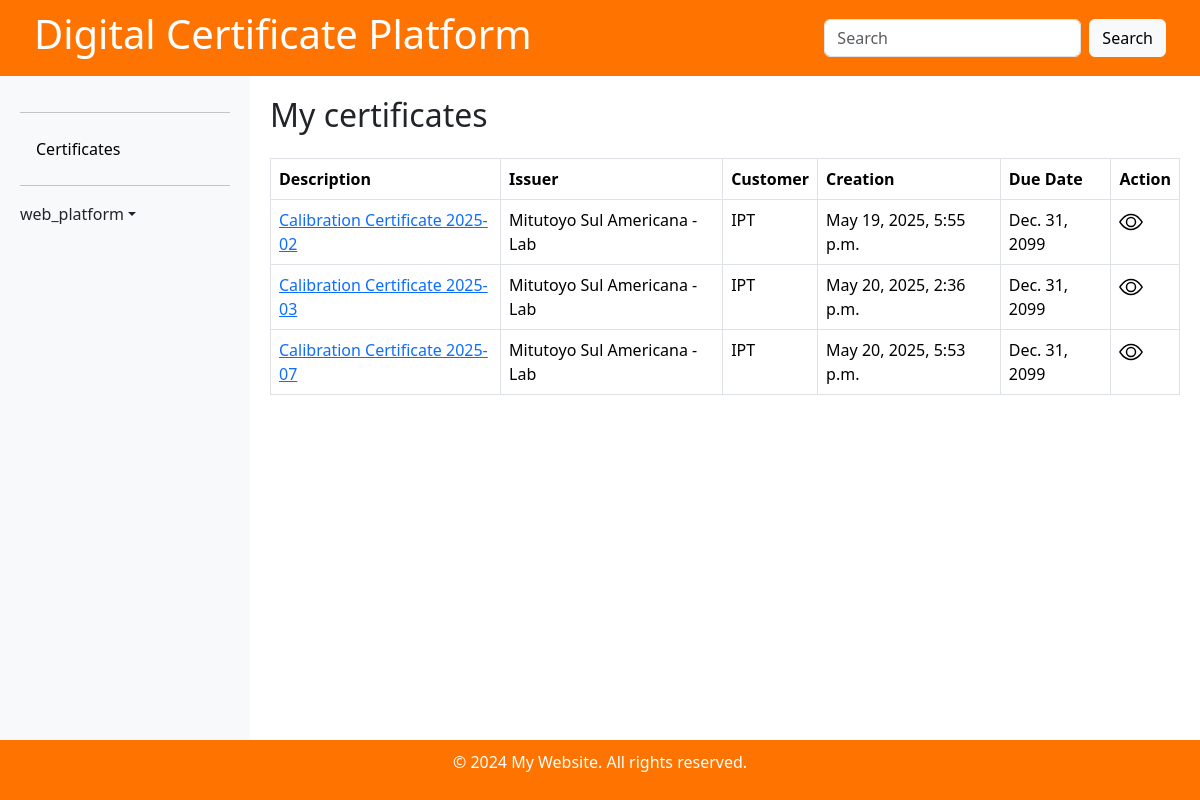
The app's page / (signed in), older data.
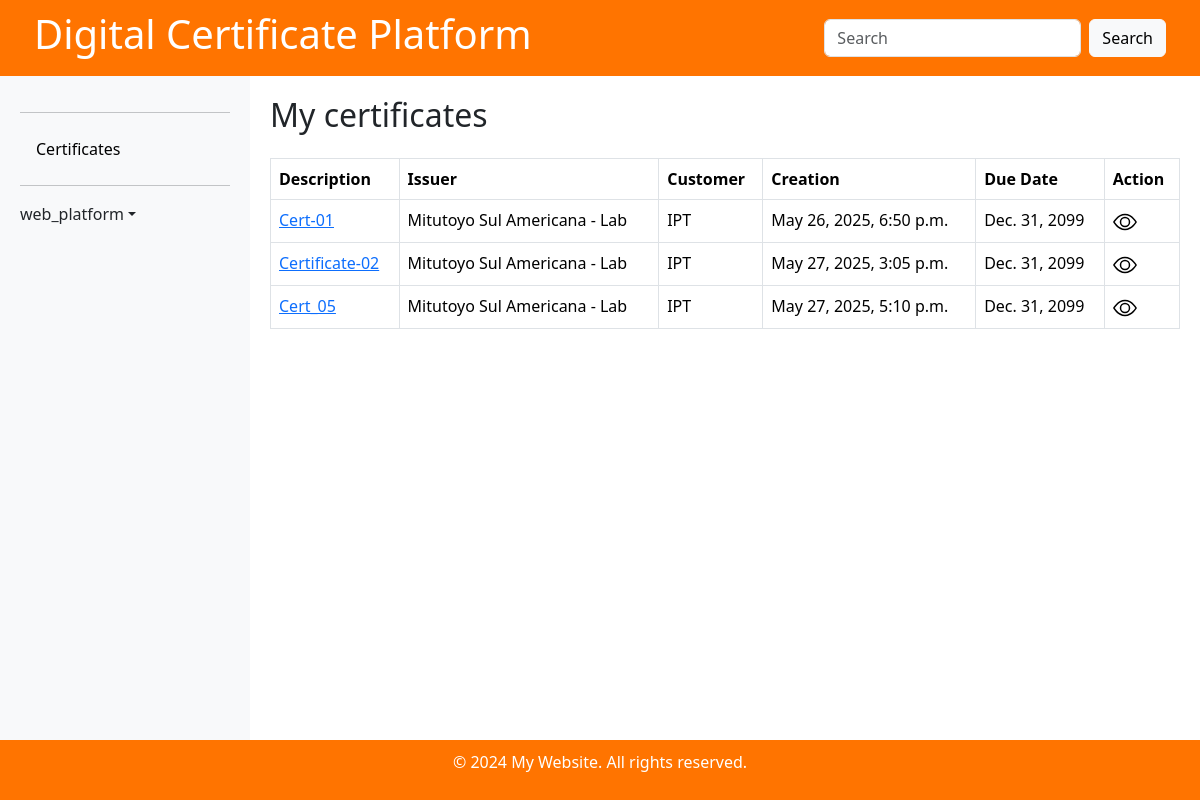
The same page, newer data.
### certificate/models.py (models this page shows, shortened)
class Certificate(models.Model):
    CERT_TYPES = {
        'CA': 'Calibration',
        'DE': 'Degree',
    }
    STATUSES ={
        'DRAFT': 'Draft',
        'REJECTED': 'Rejected',
        'WAITING': 'Waiting',
        'APPROVED': 'Approved',
    }
    description         = models.CharField('Certificate description', max_length= 200)
    type                = models.CharField('Certificate Type', max_length=2, choices=CERT_TYPES)
    file                = models.FileField(null=True, upload_to='certificates/')
    language            = models.CharField('Language', max_length=50)
    creation            = models.DateTimeField('Creation date time', auto_now_add=True)
    issuer              = models.ForeignKey(Issuer, null=True, related_name='issuer_of', on_delete=models.PROTECT)
    uploader            = models.ForeignKey(User, null=True, related_name='uploader_of', on_delete=models.PROTECT)
    customer            = models.ForeignKey(Customer, null=True, related_name='customer_of', on_delete=models.PROTECT)
    upload              = models.DateTimeField('Upload date time', auto_now_add=True)
    status              = models.CharField('Status', max_length=30, choices=STATUSES, default='DRAFT')
    token               = models.CharField('Token', max_length=36, unique=True, default=uuid.uuid4, editable=False)
    due_date            = models.DateField( null=True , blank=True, default='2099-12-31')
    rejection_reason    = models.TextField(blank=True, null=True)
    uploader            = models.ForeignKey(User, on_delete=models.CASCADE, related_name='uploaded_certificates')

class Issuer(models.Model):
    name            = models.CharField('Name', max_length=150)
    issuer_id       = models.CharField('Issuer ID', max_length=150)
    description     = models.CharField('Description', max_length=200)
    parent          = models.ForeignKey(to='Issuer', null=True, blank=True, on_delete=models.PROTECT)
    contact         = models.CharField('Contact', blank=True, max_length=200)
    telephone       = models.CharField('Telephone', blank=True, max_length=50)
    email           = models.CharField('Email', blank=True, max_length=200)
    country         = models.ForeignKey(Country, blank=True, on_delete=models.PROTECT)
    state           = models.CharField('State', max_length=50)
    city            = models.CharField('Postal code', blank=True, max_length=50)
    postal_code     = models.CharField('Address 1', blank=True, max_length=20)
    address_2       = models.CharField('Address 2', blank=True, max_length=200)
    address_3       = models.CharField('Address 3', blank=True, max_length=200)
    address_4       = models.CharField('Address 4', blank=True, max_length=200)
    active          = models.BooleanField('Active', default=False)
    creation        = models.DateTimeField('Creation Date', default=timezone.now)
    def __str__(self):
        return str(self.name)

class Customer(models.Model):
    name            = models.CharField(verbose_name='Name', max_length=150)
    customer_id     = models.CharField(verbose_name='Customer ID', max_length=150)
    description     = models.CharField(verbose_name='Description', max_length=200)
    parent          = models.ForeignKey(to='Customer', null=True, blank=True, on_delete=models.PROTECT)
    contact         = models.CharField(verbose_name='Contact', blank=True, max_length=200)
    telephone       = models.CharField(verbose_name='Telephone', blank=True, max_length=50)
    email           = models.CharField(verbose_name='Email', max_length=200)
    country         = models.ForeignKey(Country, on_delete=models.PROTECT)
    state           = models.CharField(verbose_name='State', blank=True, max_length=50)
    city            = models.CharField(verbose_name='Postal code', blank=True, max_length=50)
    postal_code     = models.CharField(verbose_name='Address 1', blank=True, max_length=20)
    address_2       = models.CharField(verbose_name='Address 2', blank=True, max_length=200)
    address_3       = models.CharField(verbose_name='Address 3', blank=True, max_length=200)
    address_4       = models.CharField(verbose_name='Address 4', blank=True, max_length=200)
    active          = models.BooleanField(verbose_name='Active', default=False)
    creation        = models.DateTimeField(verbose_name='Creation Date', default=timezone.now)
    def __str__(self):
        return str(self.name)

### certificate/views.py (the view)
# urls.py: path('', views.certificate_list_view, name='home'),
@login_required
def certificate_list_view(request):
    template = 'certificate/certificate-list.html'
    if request.user.is_superuser or has_role(request.user, 'internal_resource'):
        certificate = Certificate.objects.filter(status='APPROVED')
    elif UserCustomer.objects.filter(user=request.user).exists():
        customer = UserCustomer.objects.filter(user=request.user, active=True)
        certificate = Certificate.objects.filter(customer__in=customer.values_list('customer'), status='APPROVED')
    else:
        certificate = []
    context = {'certificate': certificate}
    return render(request, template, context)

### certificate/context_processors.py (called while the page is built)
def user_roles(request):
    if request.user.is_authenticated:
        roles = [role.role_name for role in get_user_roles(request.user)]
    else:
        roles = []
    return {'user_roles': roles}

### certificate/templatetags/custom_filters.py (called while the page is built)
@register.filter
def user_has_role(user, role_name):
    return has_role(user, role_name)

### certificate/templates/certificate/certificate-list.html (shortened to what this page needs)
{% extends 'base.html' %}{% load custom_filters %}
{% block content %}
<div class="d-flex justify-content-between align-items-center mb-3">
  <h2>My certificates</h2>
</div>
<table class="table table-bordered">
  <thead>
    <tr>
      <th>Description</th>
      <th>Issuer</th>
      <th>Customer</th>
      <th>Creation</th>
      <th>Due Date</th>
      <th>Action</th>
    </tr>
  </thead>
  <tbody>
    {% for c in certificate %}
    <tr>
      <td>
           <a href="{{ c.file.url }}">{{ c.description}}</a>
      </td>
      <td>{{ c.issuer }}</td>
      <td>{{ c.customer }}</td>
      <td>{{ c.creation }}</td>
      <td>{{ c.due_date }}</td>
      <td>
        <a href="{% url 'certificate-detail' c.pk %}"><svg class="bi me-2" width="24" height="24"><use xlink:href="#view-icon"/></svg></a>
      </td>
    </tr>
    {% endfor %}
  </tbody>
</table>
{% endblock content %}

### templates/base.html (shortened to what this page needs)
{% load static %} {% load i18n %} {% load custom_filters %}
<!DOCTYPE html>
<html lang="en">
<head>
  <link rel="stylesheet" href="{% static '/style.css' %}">
  <link href="https://cdn.jsdelivr.net/npm/bootstrap@5.3.3/dist/css/bootstrap.min.css" rel="stylesheet">
</head>
<body>
  <header>
    <div class="d-flex justify-content-between align-items-center px-4">
      <h1>Digital Certificate Platform
      </h1>
      {% if user.is_authenticated %}
      <form class="d-flex search-bar">
        <input class="form-control me-2" type="search" placeholder="Search" aria-label="Search">
        <button class="btn btn-light" type="submit">Search</button>
      </form>
      {% endif %}
    </div>
  </header>
  <div class="main-content">
    <div id="sidebar">
      <hr>
      {% if user.is_authenticated %}
      <ul class="nav nav-pills flex-column mb-auto">
        <li class="nav-item">
          <a href="{% url 'certificate' %}" class="nav-link {% if 'certificate' == request.resolver_match.url_name %}active{% endif %}">
            Certificates
          </a>
        </li>
      {% endif %}
      <hr>
      <div class="dropdown">
        {% if user.is_authenticated %}
        <a href="{% url 'home' %}" class="d-flex align-items-center link-dark text-decoration-none dropdown-toggle" id="dropdownUser2" data-bs-toggle="dropdown" aria-expanded="false">
          {{ user.username }}
        </a>
        {% endif %}
      </div>
    </div>
    <div id="content">
        {% block content %}{% endblock %}
    </div>
  </div>
  <footer>
    <p>&copy; 2024 My Website. All rights reserved.</p>
  </footer>
</body>
</html>

### static/style.css (style rules this page uses)
body { display: flex; flex-direction: column; height: 100vh; margin: 0; }
header { background-color: #ff7400; color: white; padding: 10px; }
footer { background-color: #ff7400; color: white; padding: 10px; text-align: center; }
.main-content { display: flex; flex: 1; overflow: hidden; }
#sidebar { min-width: 250px; max-width: 250px; background-color: #f8f9fa; padding: 20px; overflow-y: auto; }
#content { flex-grow: 1; padding: 20px; overflow-y: auto; }
#sidebar .nav-link { color: #000; transition: background-color 0.3s ease, color 0.3s ease; }

Row changes from the older to the newer data that the page shows:
removed Certificate: description "Calibration Certificate 2025-02", issuer "Mitutoyo Sul Americana - Lab", customer "IPT", creation "May 19, 2025, 5:55 p.m.", due_date "Dec. 31, 2099"
removed Certificate: description "Calibration Certificate 2025-03", issuer "Mitutoyo Sul Americana - Lab", customer "IPT", creation "May 20, 2025, 2:36 p.m.", due_date "Dec. 31, 2099"
removed Certificate: description "Calibration Certificate 2025-07", issuer "Mitutoyo Sul Americana - Lab", customer "IPT", creation "May 20, 2025, 5:53 p.m.", due_date "Dec. 31, 2099"
added Certificate: description "Cert-01", issuer "Mitutoyo Sul Americana - Lab", customer "IPT", creation "May 26, 2025, 6:50 p.m.", due_date "Dec. 31, 2099"
added Certificate: description "Certificate-02", issuer "Mitutoyo Sul Americana - Lab", customer "IPT", creation "May 27, 2025, 3:05 p.m.", due_date "Dec. 31, 2099"
added Certificate: description "Cert_05", issuer "Mitutoyo Sul Americana - Lab", customer "IPT", creation "May 27, 2025, 5:10 p.m.", due_date "Dec. 31, 2099"
